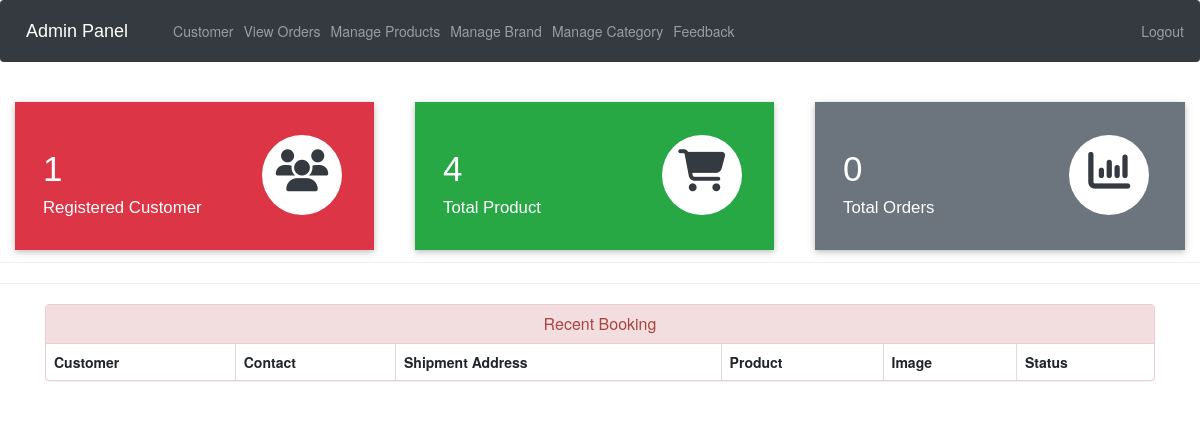
Before: /admin-dashboard (signed in) with the older database file.
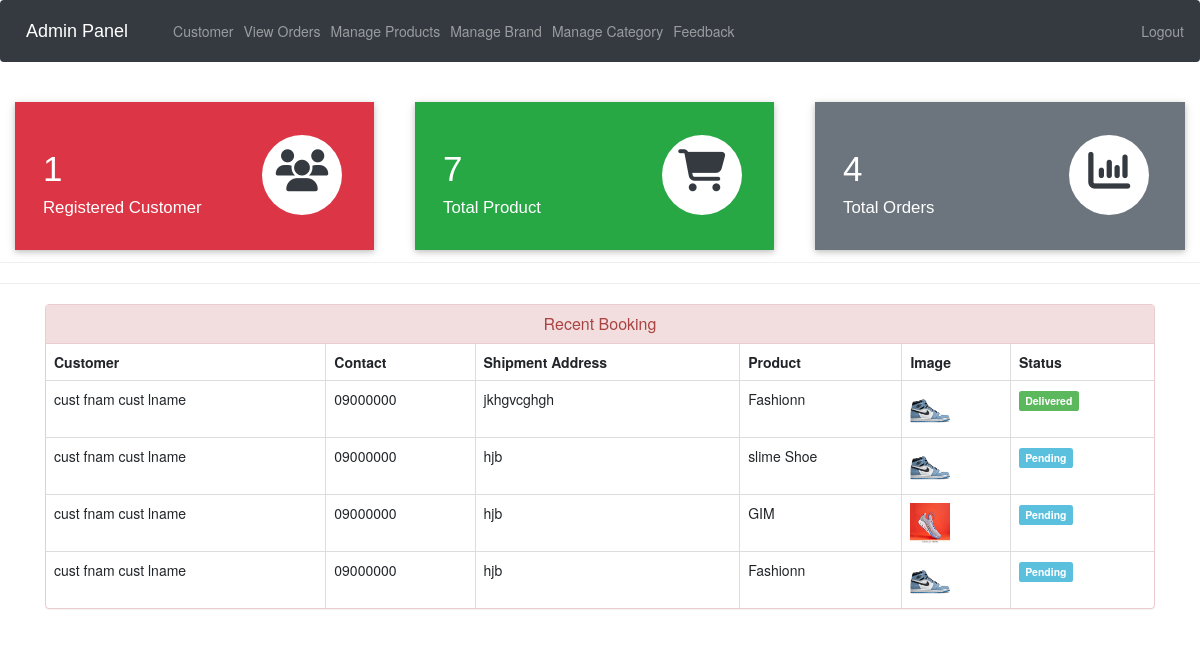
After: the same page with the newer database file.
### shoeshop/models.py (models this page shows, shortened)
class Customer(models.Model):
    user=models.OneToOneField(User,on_delete=models.CASCADE)
    profile_pic= models.ImageField(upload_to='profile_pic/CustomerProfilePic/',null=True,blank=True)
    address = models.CharField(max_length=40)
    mobile = models.CharField(max_length=20,null=False)
    @property
    def get_name(self):
        return self.user.first_name+" "+self.user.last_name

class Orders(models.Model):
    STATUS =(
        ('Pending','Pending'),
        ('Order Confirmed','Order Confirmed'),
        ('Out for Delivery','Out for Delivery'),
        ('Delivered','Delivered'),
    )
    customer=models.ForeignKey('Customer', on_delete=models.CASCADE,null=True)
    product=models.ForeignKey('Product',on_delete=models.CASCADE,null=True)
    email = models.CharField(max_length=50,null=True)
    address = models.CharField(max_length=500,null=True)
    mobile = models.CharField(max_length=20,null=True)
    order_date= models.DateField(auto_now_add=True,null=True)
    status=models.CharField(max_length=50,null=True,choices=STATUS)

class Product(models.Model):
    name=models.CharField(max_length=40)
    brand_name= models.ForeignKey("Brand", on_delete=models.CASCADE,null=False)
    category= models.ForeignKey('Category', on_delete=models.CASCADE,null=True)
    size=models.PositiveIntegerField()
    quantity=models.CharField(max_length=10, null=True, blank=True)
    product_image= models.ImageField(upload_to='product_image/', null=True, blank=True)
    price = models.PositiveIntegerField()
    description=models.TextField({'rows': 3, 'cols': 30})

### shoeshop/views.py (the view)
# urls.py: path('admin-dashboard', views.admin_dashboard_view,name='admin-dashboard'),
@login_required(login_url='adminlogin')
def admin_dashboard_view(request):
    customercount=models.Customer.objects.all().count()
    productcount=models.Product.objects.all().count()
    ordercount=models.Orders.objects.all().count()
    orders=models.Orders.objects.all()
    ordered_products=[]
    ordered_bys=[]
    for order in orders:
        ordered_product=models.Product.objects.all().filter(id=order.product.id)
        ordered_by=models.Customer.objects.all().filter(id = order.customer.id)
        ordered_products.append(ordered_product)
        ordered_bys.append(ordered_by)
    mydict={
    'customercount':customercount,
    'productcount':productcount,
    'ordercount':ordercount,
    'data':zip(ordered_products,ordered_bys,orders),
    }
    return render(request,'shoeshop/admin_dashboard.html',context=mydict)

### templates/shoeshop/admin_dashboard.html
{% extends 'shoeshop/admin_base.html' %}
{% load static %}
{% block content %}
<br>
{%include 'shoeshop/admin_dashboard_cards.html'%}
<br><br><br><br><br>
<hr><hr>
<div class="container" >
    <div class="panel panel-danger" >
      <div class="panel-heading" style="text-align:center;">
        <h6 class="panel-title">Recent Booking</h6>
      </div>
      <table class="table table-hover table-bordered" id="dev-table">
        <thead>
          <tr>
            <th>Customer</th>
            <th>Contact</th>
            <th>Shipment Address</th>
            <th>Product</th>
            <th>Image</th>
            <th>Status</th>
          </tr>
        </thead>
        {% for product,customer,order in data %}
        <tr>
          {% for c in customer %}
          <td> {{c.get_name}}</td>
          <td>{{c.mobile}}</td>
          <td>{{order.address}}</td>
          {% endfor %}
          {% for p in product %}
          <td> {{p.name}}</td>
          <td> <img src="{% static p.product_image.url %}" alt="Profile Pic" height="40px" width="40px" /></td>
          {% if order.status == 'Pending'%}
          <td> <span class="label label-info">{{order.status}}</span></td>
          {% elif order.status == 'Delivered' %}
          <td> <span class="label label-success">{{order.status}}</span></td>
          {% elif order.status == 'Out for Delivery' %}
          <td> <span class="label label-warning">{{order.status}}</span></td>
          {%else%}
            <td> <span class="label label-primary">{{order.status}}</span></td>
          {%endif%}
          {% endfor %}
        </tr>
        {% endfor %}
      </table>
  </div>
</div>
{% endblock content %}

Changed rows visible on the page:
added Orders: address "jkhgvcghgh", status "Delivered"
now on this page (row unchanged): Customer: get_name "cust fnam cust lname", mobile "09000000"
now on this page (row unchanged): Product: name "Fashionn", product_image (picture)
added Orders: address "hjb", status "Pending"
now on this page (row unchanged): Product: name "slime Shoe", product_image (picture)
added Orders: address "hjb", status "Pending"
now on this page (row unchanged): Product: name "GIM", product_image (picture)
added Orders: address "hjb", status "Pending"
Other visible differences:
{{ productcount }}: "4" → "7"
{{ ordercount }}: "0" → "4"
